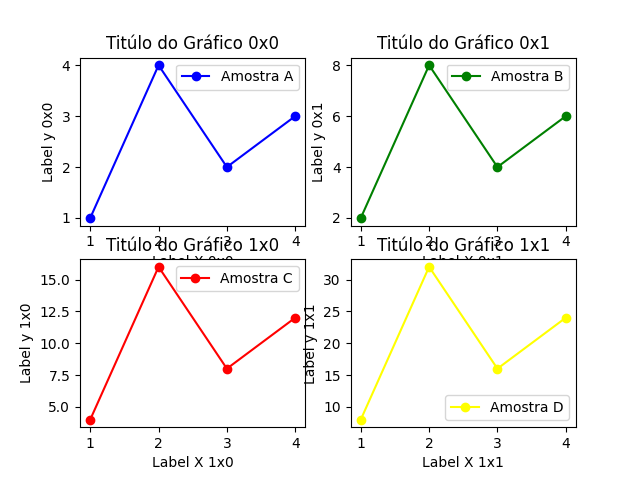

This figure's Python source:
# Grafico 2x2, 2 linha 2 coluna

# passo 1 - importa a biblioteca
import matplotlib.pyplot as plt

#passo 2 - intanciar o objeto figura
fig, ax = plt.subplots(2, 2) # 2x2

#passo 3 - Definir os dados
indices = [1,2,3,4]
amostra_a = [1,4,2,3]
amostra_b = [2,8,4,6]
amostra_c = [4,16,8,12]
amostra_d = [8,32,16,24]

#passo 4 - plotar os dados no axe/eixo(grafico)
ax[0][0].plot(indices, amostra_a, label="Amostra A", color = 'blue', marker = 'o')
ax[0][1].plot(indices, amostra_b, label="Amostra B", color = 'green', marker = 'o')
ax[1][0].plot(indices, amostra_c, label="Amostra C", color = 'red', marker = 'o')
ax[1][1].plot(indices, amostra_d, label="Amostra D", color = 'yellow', marker = 'o')

# titulo do grafico
ax[0][0].set_title("Titúlo do Gráfico 0x0")
ax[0][1].set_title("Titúlo do Gráfico 0x1")
ax[1][0].set_title("Titúlo do Gráfico 1x0")
ax[1][1].set_title("Titúlo do Gráfico 1x1")

# titulo do eixo x
ax[0][0].set_xlabel("Label X 0x0")
ax[0][1].set_xlabel("Label X 0x1")
ax[1][0].set_xlabel("Label X 1x0")
ax[1][1].set_xlabel("Label X 1x1")

#ax[1].set_xlabel("Label X 1")

# titulo do eixo y
ax[0][0].set_ylabel("Label y 0x0")
ax[0][1].set_ylabel("Label y 0x1")
ax[1][0].set_ylabel("Label y 1x0")
ax[1][1].set_ylabel("Label y 1x1")

# a legenda
ax[0][0].legend()
ax[0][1].legend()
ax[1][0].legend()
ax[1][1].legend()

#passo 5 - apresentar o grafico
plt.show()
